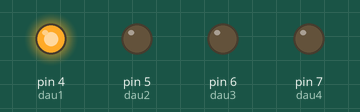
This sketch was run on a simulated Arduino Uno, built with avr-gcc and run on an emulated ATmega328P. Parts: output pins drawn as LEDs (lit = HIGH).

Above: at 0.5 s.
At 1.5 s:
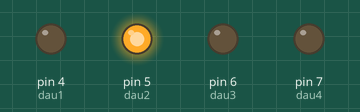
At 2.5 s:
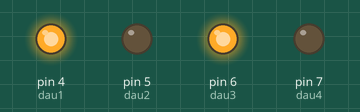
At 3.5 s:
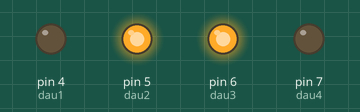
At 4.5 s:
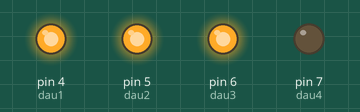
At 5.5 s:
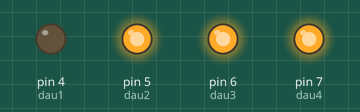
Timing chart, 0 to 7.8 s (numbered marks = the images above):
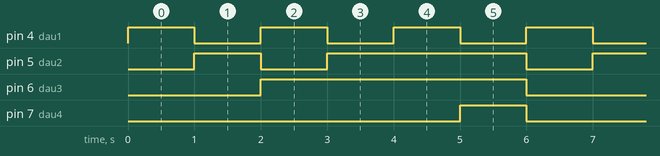

The sketch:

DauLeds.ino
```cpp
/**********************************************************************************
**                                                                               **
**                                  TÍTOL: Dau de leds                           **
**                                                                               **
**   Nom: Kevin Steven Bermeo Alvarado                           Data:06/03/2017 **
**********************************************************************************/

//************************* INCLUDE ***********************************************

//********** Variables ********************************************************
const int dau1 = 4;
const int dau2 = 5;
const int dau3 = 6;
const int dau4 = 7;

long a = 1000;
//********** Setup ************************************************************
void setup()
{
 pinMode ( dau1,OUTPUT );
 pinMode ( dau2,OUTPUT );
 pinMode ( dau3,OUTPUT );
 pinMode ( dau4,OUTPUT );

 }
//********** Loop *************************************************************
void loop()
{
  digitalWrite ( dau1 , HIGH);
  digitalWrite ( dau4 , LOW);
  digitalWrite ( dau2 , LOW);
  digitalWrite ( dau3 , LOW);

  delay(a);

  digitalWrite ( dau1 , LOW);
  digitalWrite ( dau2 , HIGH);

  delay(a);

  digitalWrite ( dau1 , HIGH);
  digitalWrite ( dau3 , HIGH);
  digitalWrite ( dau2 , LOW);

   delay(a);

  digitalWrite ( dau1 , LOW);
  digitalWrite ( dau3 , HIGH);
  digitalWrite ( dau2 , HIGH);

   delay(a);

  digitalWrite ( dau1 , HIGH);
  digitalWrite ( dau3 , HIGH);
  digitalWrite ( dau2 , HIGH);

   delay(a);

  digitalWrite ( dau2 , HIGH);
  digitalWrite ( dau3 , HIGH);
  digitalWrite ( dau1 , LOW);
  digitalWrite ( dau4 , HIGH);

  delay(a);
}
```

Measured:
- by itself, pin 4 (dau1): alternates HIGH for 1.0 s and LOW for 1.0 s
- by itself, pin 5 (dau2): repeats every 6.0 s: LOW 1.0 s, HIGH 3.0 s, LOW 1.0 s, HIGH 1.0 s
- by itself, pin 6 (dau3): alternates HIGH for 4.0 s and LOW for 2.0 s
- by itself, pin 7 (dau4): alternates HIGH for 1.0 s and LOW for 5.0 s
